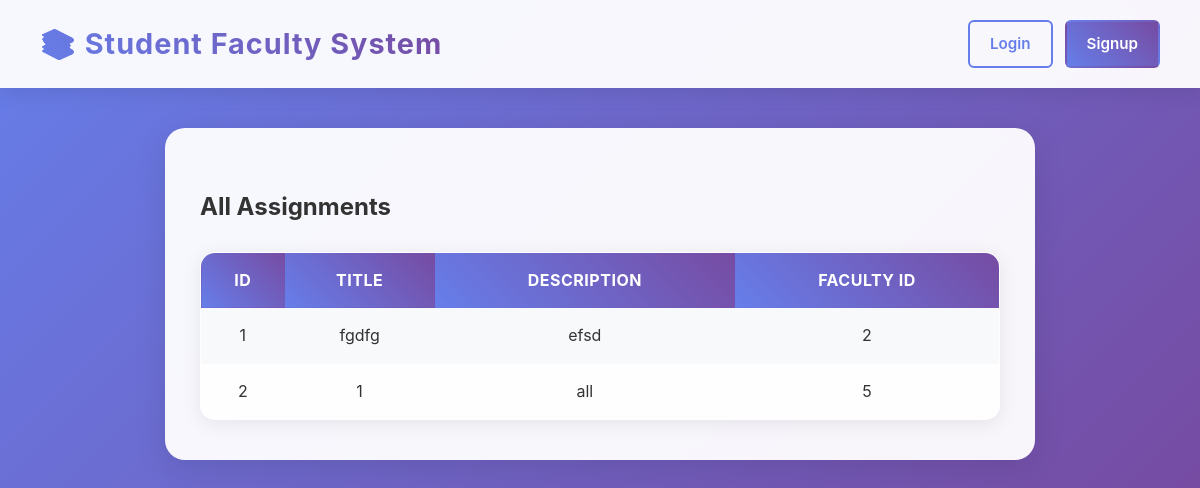
The page /admin/assignments on the database its author committed.
### ap.py (models this page shows)
class Assignment(db.Model):
    id = db.Column(db.Integer, primary_key=True)
    title = db.Column(db.String(100))
    description = db.Column(db.String(300))
    faculty_id = db.Column(db.Integer, db.ForeignKey('user.id'))

### ap.py (the view)
    @app.route("/admin/assignments")
    def admin_assignments():
        assignments = Assignment.query.all()
        return render_template("admin_assignments.html", assignments=assignments)

### templates/admin_assignments.html
{% extends "base.html" %}
{% block content %}
<h2>All Assignments</h2>
<table border="1">
    <tr><th>ID</th><th>Title</th><th>Description</th><th>Faculty ID</th></tr>
    {% for a in assignments %}
    <tr><td>{{ a.id }}</td><td>{{ a.title }}</td><td>{{ a.description }}</td><td>{{ a.faculty_id }}</td></tr>
    {% endfor %}
</table>
{% endblock %}

### static/style.css (style rules this page uses)
body { font-family: 'Inter', 'Segoe UI', Tahoma, Geneva, Verdana, sans-serif; background: linear-gradient(135deg, #667eea 0%, #764ba2 100%); margin: 0; padding: 0; color: #333; line-height: 1.6; }
table { width: 100%; border-collapse: collapse; margin-top: 25px; background: rgba(255, 255, 255, 0.9); border-radius: 15px; overflow: hidden; box-shadow: 0 4px 20px rgba(0,0,0,0.08); animation: fadeInUp 0.6s ease-out 0.2s both; }
table th, table td { border: none; padding: 15px 10px; text-align: center; font-size: 1rem; }
table th { background: linear-gradient(45deg, #667eea, #764ba2); color: #fff; font-weight: 700; text-transform: uppercase; letter-spacing: 0.5px; }
table tr:nth-child(even) { background: #f8f9fa; }

### rows shown on the page
Assignment: id "1", title "fgdfg", description "efsd", faculty_id "2"
Assignment: id "2", title "1", description "all", faculty_id "5"
